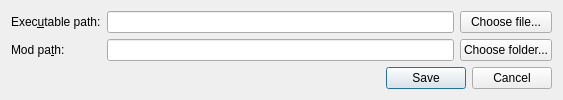
<?xml version="1.0" encoding="UTF-8"?>
<ui version="4.0">
 <class>ConfigDlg</class>
 <widget class="QDialog" name="ConfigDlg">
  <property name="windowModality">
   <enum>Qt::WindowModal</enum>
  </property>
  <property name="geometry">
   <rect>
    <x>0</x>
    <y>0</y>
    <width>563</width>
    <height>127</height>
   </rect>
  </property>
  <property name="windowTitle">
   <string>Configure</string>
  </property>
  <property name="modal">
   <bool>true</bool>
  </property>
  <layout class="QVBoxLayout" name="verticalLayout">
   <property name="sizeConstraint">
    <enum>QLayout::SetMinAndMaxSize</enum>
   </property>
   <item>
    <layout class="QGridLayout" name="gridLayout" columnminimumwidth="0,300,0">
     <property name="sizeConstraint">
      <enum>QLayout::SetDefaultConstraint</enum>
     </property>
     <item row="0" column="0">
      <widget class="QLabel" name="binaryPathLbl">
       <property name="text">
        <string>Exec&amp;utable path:</string>
       </property>
       <property name="buddy">
        <cstring>binaryPathEdit</cstring>
       </property>
      </widget>
     </item>
     <item row="0" column="1">
      <widget class="QLineEdit" name="binaryPathEdit"/>
     </item>
     <item row="0" column="2">
      <widget class="QPushButton" name="binaryPathBtn">
       <property name="text">
        <string>Choose file...</string>
       </property>
      </widget>
     </item>
     <item row="1" column="0">
      <widget class="QLabel" name="modPathLbl">
       <property name="text">
        <string>Mod pa&amp;th:</string>
       </property>
       <property name="buddy">
        <cstring>modPathEdit</cstring>
       </property>
      </widget>
     </item>
     <item row="1" column="1">
      <widget class="QLineEdit" name="modPathEdit"/>
     </item>
     <item row="1" column="2">
      <widget class="QPushButton" name="modPathBtn">
       <property name="text">
        <string>Choose folder...</string>
       </property>
      </widget>
     </item>
    </layout>
   </item>
   <item>
    <layout class="QHBoxLayout" name="buttonBoxLayout">
     <item>
      <widget class="QDialogButtonBox" name="buttonBox">
       <property name="sizePolicy">
        <sizepolicy hsizetype="Preferred" vsizetype="Fixed">
         <horstretch>0</horstretch>
         <verstretch>0</verstretch>
        </sizepolicy>
       </property>
       <property name="orientation">
        <enum>Qt::Horizontal</enum>
       </property>
       <property name="standardButtons">
        <set>QDialogButtonBox::Cancel|QDialogButtonBox::Save</set>
       </property>
      </widget>
     </item>
    </layout>
   </item>
  </layout>
 </widget>
 <tabstops>
  <tabstop>binaryPathEdit</tabstop>
  <tabstop>binaryPathBtn</tabstop>
  <tabstop>modPathEdit</tabstop>
  <tabstop>modPathBtn</tabstop>
 </tabstops>
 <resources/>
 <connections>
  <connection>
   <sender>buttonBox</sender>
   <signal>accepted()</signal>
   <receiver>ConfigDlg</receiver>
   <slot>accept()</slot>
   <hints>
    <hint type="sourcelabel">
     <x>255</x>
     <y>119</y>
    </hint>
    <hint type="destinationlabel">
     <x>157</x>
     <y>274</y>
    </hint>
   </hints>
  </connection>
  <connection>
   <sender>buttonBox</sender>
   <signal>rejected()</signal>
   <receiver>ConfigDlg</receiver>
   <slot>reject()</slot>
   <hints>
    <hint type="sourcelabel">
     <x>323</x>
     <y>119</y>
    </hint>
    <hint type="destinationlabel">
     <x>286</x>
     <y>274</y>
    </hint>
   </hints>
  </connection>
 </connections>
</ui>
